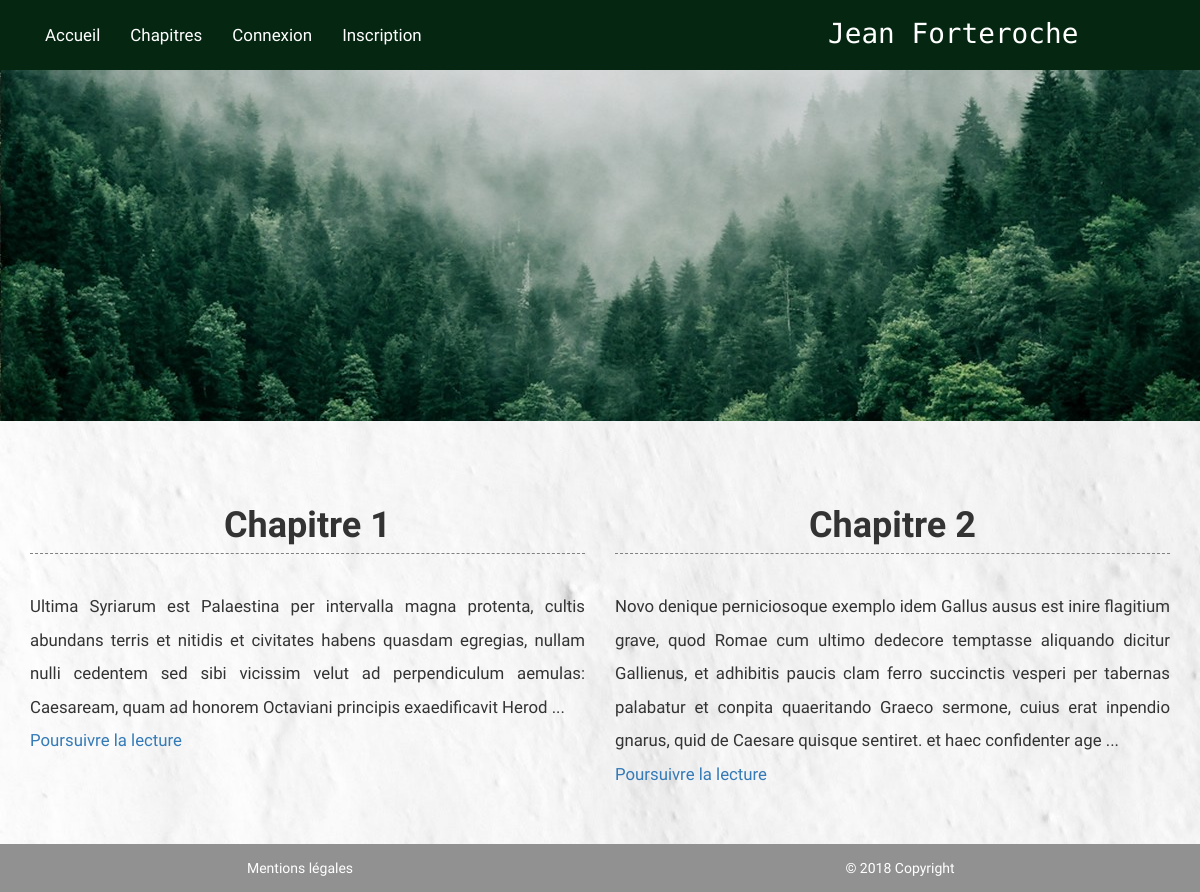
The page / on the database its author committed.
### tables this page shows
CREATE TABLE `articles` (
  `id` int(11) NOT NULL,
  `title` varchar(255) NOT NULL,
  `content` text NOT NULL
);

### controller/PostController.php (called while the page is built, shortened)
<?php
require_once('model/PostManager.php');
class PostController extends Controller
{
    private $postManager;
    public function __construct()
    {
        $this->postManager = new PostManager();
    }
    public function index()
    {
        $posts = $this->postManager->getPosts();
        $view = new View('Home');
        $view->generate(array('posts' => $posts));
    }
}

### Framework/Router.php (called while the page is built, shortened)
<?php
class Router
{
    public function requestRouter()
    {
        try {
            $request = new Request(array_merge($_GET, $_POST));
            $controller = $this->createController($request);
            $action = $this->createAction($request);
            $controller->executeAction($action);
        }
        catch (Exception $e)
        {
            $this->manageError($e);
        }
    }
    private function createController(Request $request)
    {
        $controller = "Post";
        $classController = $controller . "Controller";
        $fileController = "controller/" . $classController . ".php";
        if (file_exists($fileController))
        {
            $controller = new $classController();
            $controller->setRequest($request);
            return $controller;
        }
        else
            throw new Exception("Fichier '$fileController' introuvable");
    }
    private function createAction(Request $request)
    {
        $action = "index";
        return $action;
    }
}

### index.php (called while the page is built, shortened)
<?php
require('Framework/Router.php');
$router = new Router ();
$router->requestRouter();

### Framework/Manager.php (called while the page is built, shortened)
<?php
abstract class Manager {
    private $db;
    protected function executeARequest($sql, $params = null)
    {
        if ($params === null)
        {
            $result = $this->getDb()->query($sql);
        }
        else
        {
            $result = $this->getDb()->prepare($sql);
            $result->execute($params);
        }
        return $result;
    }
    public function getDb()
    {
        if ($this->db === null)
        {
            $this->db = new PDO('mysql:host=localhost;dbname=blog;charset=utf8', 'root', '');
        }
        return $this->db;
    }
}

### model/PostManager.php (called while the page is built, shortened)
<?php
require_once("Framework/Manager.php");
require_once("model/entities/Post.php");
class PostManager extends Manager
{
    public function getPosts($start = 0, $articlesPerPage = 2)
    {
        $results = $this->executeARequest('SELECT id, title, content FROM articles LIMIT ' .$articlesPerPage. ' OFFSET ' .$start);
        $posts = [];
        foreach ($results as $element)
        {
            $post = new Post($element);
            $posts[] = $post;
        }
        return $posts;
    }
}

### model/entities/Post.php (called while the page is built, shortened)
<?php
class Post
{
    private $id, $title, $content ;
    public function hydrate(array $data)
    {
        foreach ($data as $key => $value)
        {
            $method = 'set'.ucfirst($key);
        }
    }
    public function getId()
    {
        return $this->id;
    }
    public function setId($id)
    {
        $this->id = $id;
    }
    public function getTitle()
    {
        return $this->title;
    }
    public function setTitle($title)
    {
        $this->title = htmlspecialchars($title);
    }
    public function getContent()
    {
        return $this->content;
    }
    public function setContent($content)
    {
        $this->content = $content;
    }
}

### view/HomeView.php (the view, shortened to what this page needs)
<div id="homeView">
    <img id="img" src="./public/images/img.jpg" alt="Couverture du livre - Billet simple pour l'Alaska"/>
    <div class="container-fluid" id="homeViewChapters">
        <div class="container">
            <div class="row">
                <?php foreach($posts as $key => $post)
                if ($key < 2) { ?>
                    <article class="col-xs-12 col-sm-12 col-md-6 col-lg-6">
                        <h1> <?= $post->getTitle(); ?> </h1>
                        <p>
                            <?= substr($post->getContent(), 0, 350) . " ...";?>
                            <br/>
                            <a href="index.php?action=post&amp;id=<?= $post->getId() ?>">Poursuivre la lecture</a>
                        </p>
                    </article>
                <?php } ?>
            </div>
        </div>
    </div>
</div>

### public/css/styles-small.css (style rules this page uses)
body { padding-top: 5em; font-family: 'Karma', serif; background-color: white; display: flex; flex-direction: column; min-height: 100vh; }
article { text-align: justify; line-height: 2; font-size: 1.2em; }
h1 { padding: 0.2em; border-bottom: 1px dashed grey; text-align: center; font-family: 'Dancing Script', cursive; font-weight: bold; margin: 1em auto; }
#img { position: relative; width: 100%; margin: auto; }
#homeView { background-image: url("fond.jpg"); }
#homeViewChapters { margin: 3em auto; }

### rows shown on the page
articles: title "Chapitre 1", content "Ultima Syriarum est Palaestina per intervalla magna protenta, cultis abundans terris et nitidis et civitates habens quasdam egregias, nullam nulli cedentem sed sibi vicissim velut ad perpendiculum aemulas: Caesaream, quam ad honorem Octaviani principis exaedificavit Herod"
articles: title "Chapitre 2", content "Novo denique perniciosoque exemplo idem Gallus ausus est inire flagitium grave, quod Romae cum ultimo dedecore temptasse aliquando dicitur Gallienus, et adhibitis paucis clam ferro succinctis vesperi per tabernas palabatur et conpita quaeritando Graeco sermone, cuius erat inpendio gnarus, quid de Caesare quisque sentiret. et haec confidenter age"
